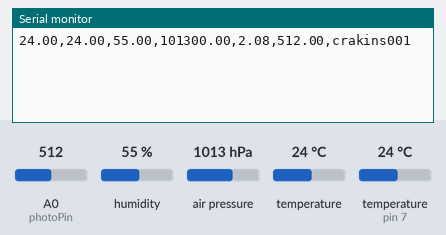
This sketch was run on a simulated Arduino Uno, built with avr-gcc and run on an emulated ATmega328P. On the bench: the last lines printed to the serial monitor. Inputs (shaded band) come from the test bench; at power-on: humidity 55 %, air pressure 1013 hPa, A0 (photoPin) = 512, temperature 24 °C, temperature (sensor on pin 7) 24 °C.

Above: at 1.2 s.
1.3 s: humidity set to 22 %
At 2.9 s:
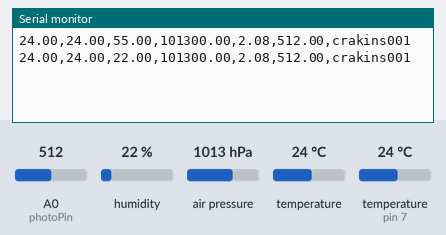
3.6 s: air pressure set to 952 hPa
At 4.7 s:
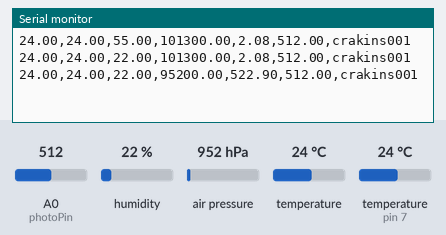
5.9 s: A0 (photoPin) set to 716
At 7.7 s:
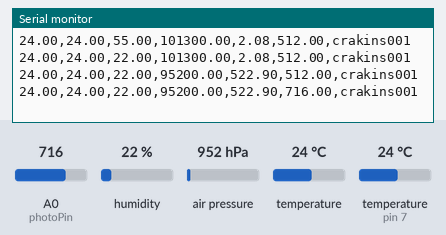
8.2 s: temperature (sensor 0) set to 12 °C
At 9.5 s:
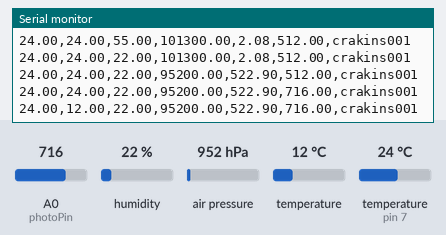
10.5 s: air pressure set to 1000 hPa
At 10.5 s:
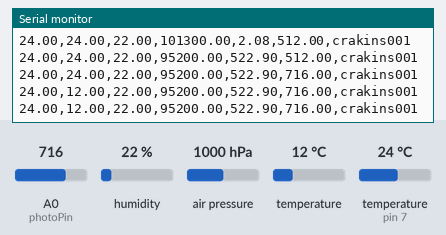
16.6 s: temperature (sensor on pin 7) set to 12 °C
At 18.0 s:
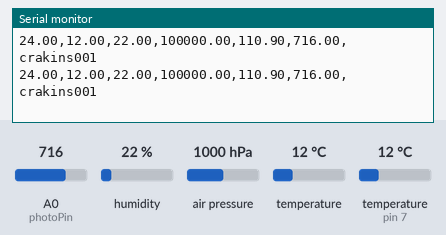
Timing chart, 0 to 19.6 s (numbered marks = the images above; inputs shaded):
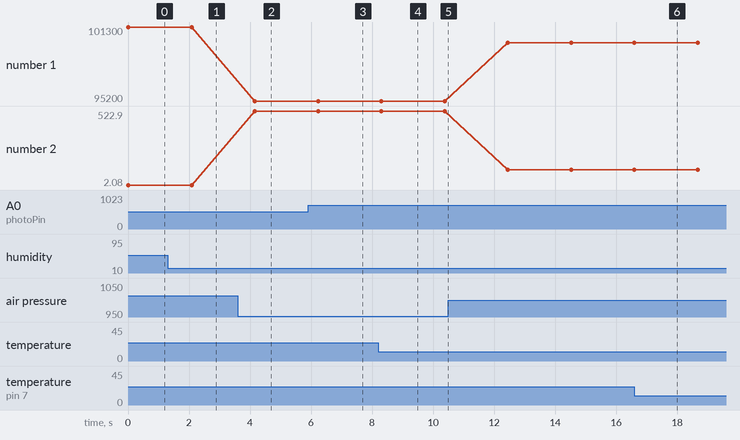

Measured:
- after the input at 1.3 s, the serial monitor: prints a new line after 0.78 s (image 1)
- after the input at 3.6 s, the serial monitor: prints a new line after 0.56 s (image 2)
- after the input at 5.9 s, the serial monitor: prints a new line after 0.33 s (image 3)
- after the input at 8.2 s, the serial monitor: prints a new line after 0.10 s (image 4)
- plotted number 1: 101300 → 95200 after the input at 3.6 s, 95200 → 100000 after the input at 10.5 s
- plotted number 2: 2.08 → 522.9 after the input at 3.6 s, 522.9 → 110.9 after the input at 10.5 s

The sketch:

weather_nov20.ino
```cpp
// Based on http://cs.smith.edu/dftwiki/index.php/Tutorial:_Arduino_and_XBee_Communication

/*
  Xbee communication from Arduino to Raspberry Pi

  Arduino takes weather sensor readings and transmits via XBee wireless
  to another XBee connected to Raspberry Pi.

  Arduino circuit:
  * RX is digital pin 2 (connect to TX of XBee)
  * TX is digital pin 3 (connect to RX of XBee)
  * A4 connects to SDA of Barometer sensor (BMP085)
  * A5 connects to SCL of Barometer sensor (CMP085)
  * Digital pin 7 connects pin 2 of DHT22
  * A0 connects to photoresister


  Raspberry Pi circuit:
  * 3.3v to XBee 5V
  * Ground to XBee GND
  * UART RX to XBee TX
  * UART TX to XBee RX

*/

// import libraries
#include <SoftwareSerial.h>
#include "DHT.h"
#include <Wire.h>
#include <Adafruit_BMP085.h>

// Unique identifier for sensors
String uniqueID = "crakins001";

// Temperature Sensor DHT22 settings
#define DHTPIN 7     // what pin we're connected to
#define DHTTYPE DHT22   // DHT 22  (AM2302)

// XBee settings
SoftwareSerial xbee(2, 3); // RX, TX

//instance of thermometer and baramoeter
DHT dht(DHTPIN, DHTTYPE);
Adafruit_BMP085 bmp;

//photoresister settings
  int photoPin = 0;

void setup()  {
   Serial.begin(9600);
   if (!bmp.begin()) {
     Serial.println("Cannot connect to sensors");
     while (1) {}
   }
   // Serial.println( "Arduino sending data via XBee to Raspberry Pi" );
   //turn on DHT
   dht.begin();

   // set the data rate for the SoftwareSerial port
   xbee.begin( 9600 );
}

void loop()  {
  // Reading temperature or humidity takes about 250 milliseconds!
  // Sensor readings may also be up to 2 seconds 'old' (its a very slow sensor)
  float t = dht.readTemperature();
  float tb = bmp.readTemperature();
  float h = dht.readHumidity();
  float p = bmp.readPressure();
  float b = bmp.readAltitude();
  float photo = analogRead(photoPin);


  if (isnan(t) || isnan(tb) || isnan(h) || isnan(p) || isnan(b) || isnan(photo)){
   Serial.println("Error reading sensors");
   xbee.println("Error reading sensors");
  } else {
    // print to Serial Monitor
    Serial.print(t);
    Serial.print(",");
    Serial.print(tb);
    Serial.print(",");
    Serial.print(h);
    Serial.print(",");
    Serial.print(p);
    Serial.print(",");
    Serial.print(b);
    Serial.print(",");
    Serial.print(photo);
    Serial.print(",");
    Serial.print(uniqueID);
    Serial.println();

    //transmit via Xbee
    xbee.print(t);
    xbee.print(",");
    xbee.print(tb);
    xbee.print(",");
    xbee.print(h);
    xbee.print(",");
    xbee.print(p);
    xbee.print(",");
    xbee.print(b);
    xbee.print(",");
    xbee.print(photo);
    xbee.print(",");
    xbee.print(uniqueID);
    xbee.println();


    // delay sending another reading
    delay(2000);
  }
}
```
